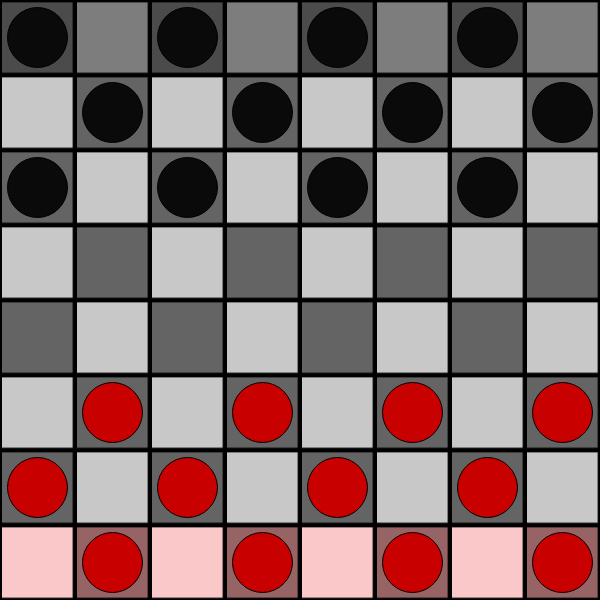
Frame 1 (no input)
Frame 60 (no input): identical to frame 1, image omitted
Frame 120 (the mouse pressed at the canvas centre since frame 60): identical to frame 1, image omitted

The p5.js sketch that drew this single still picture (run headless with seeded random() and noise() and a simulated clock; from frame 60 on, the mouse is pressed at the canvas centre):

// p5.js sketch
// ── sketch.js
const dimension = 600;
const turnLimit = 40;
const numTiles = 8;
const sizeT = dimension / numTiles;

var flipEnable = true;

var plyr;
var tiles = [];
var redPieces;
var blackPieces;
var changeable = true;
var jumpable = false
var flipped = false;

function setup() {
	createCanvas(dimension, dimension);
	plyr = new player();
	for (var i = 0; i < numTiles; i++) {
		for (var j = 0; j < numTiles; j++) {
			tiles[j * numTiles + i] = new tile(i, j);
		}
	}
	var curr = true;
	tiles.forEach((tile, index) => {
		if (curr) {
			tile.possible = true;
			if (index < numTiles * floor(numTiles / 2 - 1)) {
				tile.player = "R";
			} else if (index >= pow(numTiles, 2) - numTiles * floor(numTiles / 2 - 1)) {
				tile.player = "B";
			}
		}
		if (index % numTiles != numTiles - 1 || numTiles % 2) {
			curr = !curr;
		}
	});
}

function draw() {
	background(0);
	redPieces = 0;
	blackPieces = 0;
	tiles.forEach((tile) => {
		if (tile.player == "R") {
			redPieces++;
		} else if (tile.player == "B") {
			blackPieces++;
		}
		tile.show();
		tile.checkPossible();
		plyr.check();
		tile.update();
	});
	if (redPieces == 0) {
		console.log("Black Wins!");
		noLoop();
		tiles.forEach((tile) => tile.show());
	} else if (blackPieces == 0) {
		console.log("Red Wins!");
		noLoop();
		tiles.forEach((tile) => tile.show());
	} else if (plyr.turnCount >= turnLimit) {
		console.log("Turn limit reached: Draw!");
		noLoop();
		tiles.forEach((tile) => tile.show());
	}
}

function checkMoves() {
	jumpable = false;
	var possible = false;
	tiles.forEach((tileMaj, index) => {
		if (tileMaj.player == plyr.turn) {
			plyr.index = index;
			plyr.possible = [];
			tiles.forEach((tileMin) => tileMin.checkPossible());
			if (plyr.possible.length > 0) {
				possible = true;
				plyr.possible.forEach((possibly) => {
					if (abs(possibly - plyr.index) > numTiles + 1) {
						jumpable = true;
					}
				});
			}
		}
	});
	plyr.index = -2 * (numTiles + 2);
	plyr.possible = [];
	plyr.king = false;
	if (!possible) {
		console.log("No Moves");
		tiles.forEach((tile) => tile.show());
		noLoop();
	}
}

// ── player.js
function player() {
	this.king = false;
	this.turn = "R";
	this.turnCount = 1;
	this.possible = [];
	this.index = -2 * (numTiles + 2);
	this.check = function() {
		//var jumpable=false;
		this.possible.forEach((possibly) => {
			if (abs(this.index - possibly) > numTiles + 1) {
				jumpable = true;
			}
		});
		if (jumpable) {
			for (var i = 0; i < this.possible.length; i++) {
				if (abs(this.index - this.possible[i]) <= numTiles + 1) {
					this.possible.splice(i, 1);
					i--;
				}
			}
		}
	}
}

// ── tile.js
function tile(x, y) {
	this.x = x;
	this.y = y;
	this.index = this.y * numTiles + this.x;
	this.player = "";
	this.possible = false;
	this.king = false;
	this.show = function() {
		if (flipped) {
			this.dispX = (this.x + .5) * sizeT;
			this.dispY = (this.y + .5) * sizeT;
		} else {
			this.dispX = dimension - (this.x + .5) * sizeT;
			this.dispY = dimension - (this.y + .5) * sizeT;
		}
		if (mouseIsPressed) {
			if (changeable && mouseX < this.dispX + sizeT / 2 && mouseX > this.dispX - sizeT / 2 && mouseY < this.dispY + sizeT / 2 && mouseY > this.dispY - sizeT / 2 && this.player == plyr.turn) {
				plyr.index = this.index;
				plyr.possible = [];
				plyr.king = this.king;
			}
		}
		if (plyr.index == this.index && this.player == plyr.turn) {
			this.r = 50;
			this.b = 150;
			this.g = 50;
		} else if (plyr.possible.includes(this.index)) {
			this.r = 100;
			this.g = 200;
			this.b = 100;
		} else {
			if (this.possible) {
				this.r = 100;
				this.g = 100;
				this.b = 100;
			} else {
				this.r = 200;
				this.g = 200;
				this.b = 200;
			}
		}
		if (this.index < 8) {
			this.r += 50;
		} else if (this.index >= pow(numTiles, 2) - numTiles) {
			if (this.possible) {
				this.r -= 25;
				this.g -= 25;
				this.b -= 25;
			} else {
				this.r -= 75;
				this.g -= 75;
				this.b -= 75;
			}
		}
		fill(this.r, this.g, this.b);
		rectMode(CENTER);
		rect(this.dispX, this.dispY, .95 * sizeT, .95 * sizeT);
		if (this.player != "") {
			if (this.player == "R") {
				fill(200, 0, 0);
			} else if (this.player == "B") {
				fill(10, 10, 10);
			}
			ellipse(this.dispX, this.dispY, sizeT * .8, sizeT * .8);
		}
		if (this.king) {
			fill(255);
			textSize(32 * dimension / 600);
			textAlign(CENTER, CENTER);
			text("K", this.dispX, this.dispY);
		}
	}
	this.update = function() {
		if (mouseIsPressed) {
			var i = 0;
			var j = 0;
			for (var k = 1; k <= numTiles; k++) {
				if (mouseX >= k * dimension / numTiles) {
					i++;
				}
				if (mouseY >= k * dimension / numTiles) {
					j++;
				}
			}
			if (i < numTiles && j < numTiles) {
				if (!flipped) {
					i = (numTiles - 1) - i;
					j = (numTiles - 1) - j;
				}
				var index = j * numTiles + i;
				if (plyr.possible.includes(index)) {
					tiles[index].player = plyr.turn; //move
					tiles[index].king = plyr.king;
					tiles[plyr.index].king = false; //clear previous
					tiles[plyr.index].player = "";
					if ((index < numTiles && plyr.turn == "B") || (index > (numTiles - 1) * numTiles && plyr.turn == "R")) {
						tiles[index].king = true;
					}
					if (abs(index - plyr.index) > numTiles + 1) { //remove intermediate
						tiles[plyr.index + (index - plyr.index) / 2].player = "";
						tiles[plyr.index + (index - plyr.index) / 2].king = false;
						tiles[index].checkMulti();
					} else {
						changeable = true;
						plyr.turnCount = plyr.turn == "B" ? plyr.turnCount + 1 : plyr.turnCount;
						plyr.turn = plyr.turn == "R" ? "B" : "R";
						checkMoves();
						if (flipEnable) { //flip board
							flipped = !flipped;
						}
					}
				}
			}
		}
	}
	this.checkPossible = function() {
		if (changeable) {
			if (plyr.turn == "R" || plyr.king) {
				if (this.index == plyr.index + numTiles - 1 && this.index % numTiles != numTiles - 1) {
					if (this.player == "") {
						if (!plyr.possible.includes(this.index)) {
							append(plyr.possible, this.index);
						}
					} else if (this.player != plyr.turn && this.index + numTiles - 1 < pow(numTiles, 2)) {
						if (tiles[this.index + numTiles - 1].player == "" && (this.index + numTiles - 1) % numTiles != numTiles - 1 && !plyr.possible.includes(this.index + numTiles - 1)) {
							append(plyr.possible, this.index + numTiles - 1);
						}
					}
				} else if (this.index == plyr.index + numTiles + 1 && this.index % numTiles != 0) {
					if (this.player == "") {
						if (!plyr.possible.includes(this.index)) {
							append(plyr.possible, this.index);
						}
					} else if (this.player != plyr.turn && this.index + numTiles + 1 < pow(numTiles, 2)) {
						if (tiles[this.index + numTiles + 1].player == "" && (this.index + numTiles + 1) % numTiles != 0 && !plyr.possible.includes(this.index + numTiles + 1)) {
							append(plyr.possible, this.index + numTiles + 1);
						}
					}
				}
			}
			if (plyr.turn == "B" || plyr.king) {
				if (this.index == plyr.index - (numTiles - 1) && this.index % numTiles != 0) {
					if (this.player == "") {
						if (!plyr.possible.includes(this.index)) {
							append(plyr.possible, this.index);
						}
					} else if (this.player != plyr.turn && this.index - (numTiles - 1) >= 0) {
						if (tiles[this.index - (numTiles - 1)].player == "" && (this.index - (numTiles - 1)) % numTiles != 0 && !plyr.possible.includes(this.index - (numTiles - 1))) {
							append(plyr.possible, this.index - (numTiles - 1));
						}
					}
				} else if (this.index == plyr.index - (numTiles + 1) && this.index % numTiles != numTiles - 1) {
					if (this.player == "") {
						if (!plyr.possible.includes(this.index)) {
							append(plyr.possible, this.index);
						}
					} else if (this.player != plyr.turn && this.index - numTiles + 1 >= 0) {
						if (tiles[this.index - (numTiles + 1)].player == "" && (this.index - numTiles + 1) % numTiles != numTiles - 1 && !plyr.possible.includes(this.index - (numTiles + 1))) {
							append(plyr.possible, this.index - (numTiles + 1));
						}
					}
				}
			}
		}
	}
	this.checkMulti = function() {
		var count = 0;
		plyr.index = this.index;
		plyr.possible = [];
		if (this.index + 2 * (numTiles + 1) < pow(numTiles, 2) && (this.player == "R" || (this.player == "B" && this.king))) {
			if (tiles[this.index + 2 * (numTiles + 1)].player == "" && tiles[this.index + (numTiles + 1)].player != this.player && tiles[this.index + (numTiles + 1)].player != "" && (this.index + 2 * (numTiles + 1)) % numTiles > 1) { //&&(this.index+18)%8>1
				count++;
				if (!plyr.possible.includes(this.index + 2 * (numTiles + 1))) {
					append(plyr.possible, this.index + 2 * (numTiles + 1));
				}
			}
			if (tiles[this.index + 2 * (numTiles - 1)].player == "" && tiles[this.index + (numTiles - 1)].player != this.player && tiles[this.index + (numTiles - 1)].player != "" && (this.index + 2 * (numTiles - 1)) % numTiles < numTiles - 2) { //&&(this.index+14)%8<6
				count++;
				if (!plyr.possible.includes(this.index + 2 * (numTiles - 1))) {
					append(plyr.possible, this.index + 2 * (numTiles - 1));
				}
			}
		}
		if (this.index - 2 * (numTiles + 1) >= 0 && (this.player == "B" || (this.player == "R" && this.king))) {
			if (tiles[this.index - 2 * (numTiles + 1)].player == "" && tiles[this.index - (numTiles + 1)].player != this.player && tiles[this.index - (numTiles + 1)].player != "" && (this.index - 2 * (numTiles + 1)) % numTiles < numTiles - 2) { //&&(this.index-18)%8<6
				count++;
				if (!plyr.possible.includes(this.index - 2 * (numTiles + 1))) {
					append(plyr.possible, this.index - 2 * (numTiles + 1));
				}
			}
			if (tiles[this.index - 2 * (numTiles - 1)].player == "" && tiles[this.index - (numTiles - 1)].player != this.player && tiles[this.index - (numTiles - 1)].player != "" && (this.index - 2 * (numTiles - 1)) % numTiles > 1) { //&&(this.index-14)%8>1
				count++;
				if (!plyr.possible.includes(this.index - 2 * (numTiles - 1))) {
					append(plyr.possible, this.index - 2 * (numTiles - 1));
				}
			}
		}
		if (count > 0) {
			changeable = false;
			plyr.index = this.index; //reset player
		} else {
			changeable = true;
			plyr.turn = plyr.turn == "R" ? "B" : "R";
			checkMoves();
			if (flipEnable) { //flip board
				flipped = !flipped;
			}
		}
	}
}
